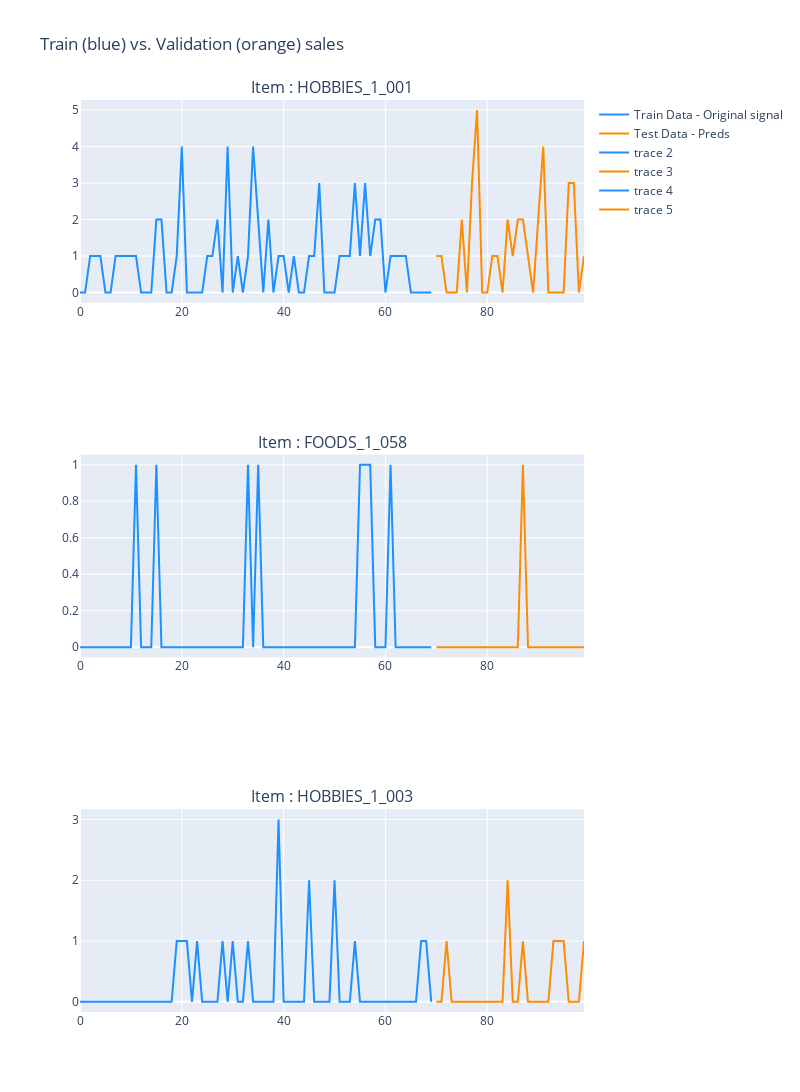

Source (notebook cell):
### Code cell
# sublots usign various subsets

fig = make_subplots(rows=3, cols=1, subplot_titles=[" Item : HOBBIES_1_001 ", "Item : FOODS_1_058", "Item : HOBBIES_1_003"])

# Subplot 1
fig.add_trace(go.Scatter(x=np.arange(70), mode='lines', y=train_dataset.loc[0].values, marker=dict(color="dodgerblue"), showlegend=True,name="Train Data - Original signal"),row=1, col=1)

fig.add_trace(go.Scatter(x=np.arange(70, 100), y=val_dataset.loc[0].values, mode='lines', marker=dict(color="darkorange"), showlegend=True,name="Test Data - Preds"), row=1, col=1)

# Subplot 2
fig.add_trace(go.Scatter(x=np.arange(70), mode='lines', y=train_dataset.loc[10].values, marker=dict(color="dodgerblue"), showlegend=True),row=2, col=1)

fig.add_trace(go.Scatter(x=np.arange(70, 100), y=val_dataset.loc[10].values, mode='lines', marker=dict(color="darkorange"), showlegend=True,),row=2, col=1)

# Subplot 3
fig.add_trace(go.Scatter(x=np.arange(70), mode='lines', y=train_dataset.loc[1600].values, marker=dict(color="dodgerblue"), showlegend=True,),row=3, col=1)

fig.add_trace(go.Scatter(x=np.arange(70, 100), y=val_dataset.loc[1600].values, mode='lines', marker=dict(color="darkorange"), showlegend=True,),row=3, col=1)

fig.update_layout(height=1100, width=800, title_text="Train (blue) vs. Validation (orange) sales")
fig.show()

### Figure 1 — Plotly figure (JSON) as saved in the notebook; plotly's stock layout.template omitted (floating-point values rounded to 4 significant figures)
{"data": [{"marker": {"color": "dodgerblue"}, "mode": "lines", "name": "Train Data - Original signal", "showlegend": true, "type": "scatter", "x": [0, 1, 2, 3, 4, 5, 6, 7, 8, 9, 10, 11, 12, 13, 14, 15, 16, 17, 18, 19, 20, 21, 22, 23, 24, 25, 26, 27, 28, 29, 30, 31, 32, 33, 34, 35, 36, 37, 38, 39, 40, 41, 42, 43, 44, 45, 46, 47, 48, 49, 50, 51, 52, 53, 54, 55, 56, 57, 58, 59, 60, 61, 62, 63, 64, 65, 66, 67, 68, 69], "xaxis": "x", "y": [0, 0, 1, 1, 1, 0, 0, 1, 1, 1, 1, 1, 0, 0, 0, 2, 2, 0, 0, 1, 4, 0, 0, 0, 0, 1, 1, 2, 0, 4, 0, 1, 0, 1, 4, 2, 0, 2, 0, 1, 1, 0, 1, 0, 0, 1, 1, 3, 0, 0, 0, 1, 1, 1, 3, 1, 3, 1, 2, 2, 0, 1, 1, 1, 1, 0, 0, 0, 0, 0, 1, 0, 4, 2, 3, 0, 1, 2, 0, 0, 0, 1, 1, 3, 0, 1, 1, 1, 3, 0], "yaxis": "y"}, {"marker": {"color": "darkorange"}, "mode": "lines", "name": "Test Data - Preds", "showlegend": true, "type": "scatter", "x": [70, 71, 72, 73, 74, 75, 76, 77, 78, 79, 80, 81, 82, 83, 84, 85, 86, 87, 88, 89, 90, 91, 92, 93, 94, 95, 96, 97, 98, 99], "xaxis": "x", "y": [1, 1, 0, 0, 0, 2, 0, 3, 5, 0, 0, 1, 1, 0, 2, 1, 2, 2, 1, 0, 2, 4, 0, 0, 0, 0, 3, 3, 0, 1], "yaxis": "y"}, {"marker": {"color": "dodgerblue"}, "mode": "lines", "showlegend": true, "type": "scatter", "x": [0, 1, 2, 3, 4, 5, 6, 7, 8, 9, 10, 11, 12, 13, 14, 15, 16, 17, 18, 19, 20, 21, 22, 23, 24, 25, 26, 27, 28, 29, 30, 31, 32, 33, 34, 35, 36, 37, 38, 39, 40, 41, 42, 43, 44, 45, 46, 47, 48, 49, 50, 51, 52, 53, 54, 55, 56, 57, 58, 59, 60, 61, 62, 63, 64, 65, 66, 67, 68, 69], "xaxis": "x2", "y": [0, 0, 0, 0, 0, 0, 0, 0, 0, 0, 0, 1, 0, 0, 0, 1, 0, 0, 0, 0, 0, 0, 0, 0, 0, 0, 0, 0, 0, 0, 0, 0, 0, 1, 0, 1, 0, 0, 0, 0, 0, 0, 0, 0, 0, 0, 0, 0, 0, 0, 0, 0, 0, 0, 0, 1, 1, 1, 0, 0, 0, 1, 0, 0, 0, 0, 0, 0, 0, 0, 0, 0, 0, 0, 0, 0, 0, 0, 0, 0, 0, 0, 0, 0, 1, 0, 0, 0, 0, 0], "yaxis": "y2"}, {"marker": {"color": "darkorange"}, "mode": "lines", "showlegend": true, "type": "scatter", "x": [70, 71, 72, 73, 74, 75, 76, 77, 78, 79, 80, 81, 82, 83, 84, 85, 86, 87, 88, 89, 90, 91, 92, 93, 94, 95, 96, 97, 98, 99], "xaxis": "x2", "y": [0, 0, 0, 0, 0, 0, 0, 0, 0, 0, 0, 0, 0, 0, 0, 0, 0, 1, 0, 0, 0, 0, 0, 0, 0, 0, 0, 0, 0, 0], "yaxis": "y2"}, {"marker": {"color": "dodgerblue"}, "mode": "lines", "showlegend": true, "type": "scatter", "x": [0, 1, 2, 3, 4, 5, 6, 7, 8, 9, 10, 11, 12, 13, 14, 15, 16, 17, 18, 19, 20, 21, 22, 23, 24, 25, 26, 27, 28, 29, 30, 31, 32, 33, 34, 35, 36, 37, 38, 39, 40, 41, 42, 43, 44, 45, 46, 47, 48, 49, 50, 51, 52, 53, 54, 55, 56, 57, 58, 59, 60, 61, 62, 63, 64, 65, 66, 67, 68, 69], "xaxis": "x3", "y": [0, 0, 0, 0, 0, 0, 0, 0, 0, 0, 0, 0, 0, 0, 0, 0, 0, 0, 0, 1, 1, 1, 0, 1, 0, 0, 0, 0, 1, 0, 1, 0, 0, 1, 0, 0, 0, 0, 0, 3, 0, 0, 0, 0, 0, 2, 0, 0, 0, 0, 2, 0, 0, 0, 1, 0, 0, 0, 0, 0, 0, 0, 0, 0, 0, 0, 0, 1, 1, 0, 0, 0, 0, 1, 0, 1, 0, 0, 1, 0, 2, 0, 0, 0, 0, 0, 0, 1, 0, 0], "yaxis": "y3"}, {"marker": {"color": "darkorange"}, "mode": "lines", "showlegend": true, "type": "scatter", "x": [70, 71, 72, 73, 74, 75, 76, 77, 78, 79, 80, 81, 82, 83, 84, 85, 86, 87, 88, 89, 90, 91, 92, 93, 94, 95, 96, 97, 98, 99], "xaxis": "x3", "y": [0, 0, 1, 0, 0, 0, 0, 0, 0, 0, 0, 0, 0, 0, 2, 0, 0, 1, 0, 0, 0, 0, 0, 1, 1, 1, 0, 0, 0, 1], "yaxis": "y3"}], "layout": {"annotations": [{"font": {"size": 16}, "showarrow": false, "text": " Item : HOBBIES_1_001 ", "x": 0.5, "xanchor": "center", "xref": "paper", "y": 1, "yanchor": "bottom", "yref": "paper"}, {"font": {"size": 16}, "showarrow": false, "text": "Item : FOODS_1_058", "x": 0.5, "xanchor": "center", "xref": "paper", "y": 0.6111, "yanchor": "bottom", "yref": "paper"}, {"font": {"size": 16}, "showarrow": false, "text": "Item : HOBBIES_1_003", "x": 0.5, "xanchor": "center", "xref": "paper", "y": 0.2222, "yanchor": "bottom", "yref": "paper"}], "height": 1100, "title": {"text": "Train (blue) vs. Validation (orange) sales"}, "width": 800, "xaxis": {"anchor": "y", "domain": [0, 1]}, "xaxis2": {"anchor": "y2", "domain": [0, 1]}, "xaxis3": {"anchor": "y3", "domain": [0, 1]}, "yaxis": {"anchor": "x", "domain": [0.7778, 1]}, "yaxis2": {"anchor": "x2", "domain": [0.3889, 0.6111]}, "yaxis3": {"anchor": "x3", "domain": [0, 0.2222]}}}
